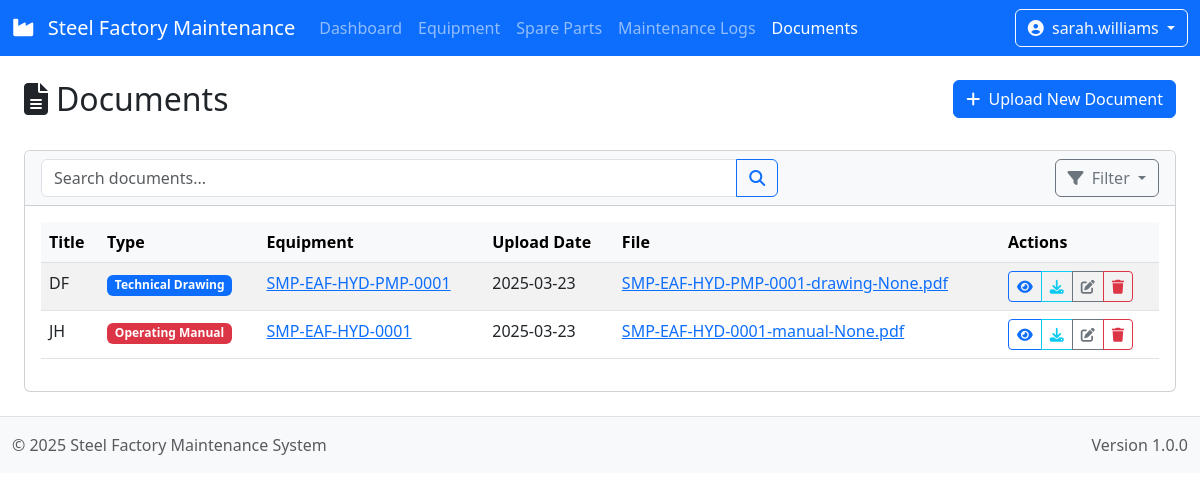
Screenshot of /documents/ (signed in) with the database file from the repository.
### maintenance/models.py (models this page shows, shortened)
class EquipmentDocument(models.Model):
    DOCUMENT_TYPES = (
        ('manual', 'Operating Manual'),
        ('drawing', 'Technical Drawing'),
        ('certificate', 'Certificate'),
        ('procedure', 'Procedure'),
        ('other', 'Other'),
    )
    equipment = models.ForeignKey(Equipment, on_delete=models.CASCADE, related_name='documents')
    title = models.CharField(max_length=200)
    document_type = models.CharField(max_length=20, choices=DOCUMENT_TYPES)
    file = models.FileField(upload_to=document_file_path)
    upload_date = models.DateField(auto_now_add=True)
    description = models.TextField(blank=True, null=True)
    def filename(self):
        return os.path.basename(self.file.name)

class Equipment(models.Model):
    code = models.CharField(max_length=20, unique=True, help_text="Equipment code (e.g., SMP-EAF-HYD-0001)")
    name = models.CharField(max_length=100, help_text="Equipment name")
    equipment_type = models.CharField(max_length=100, help_text="Type of equipment")
    manufacturer = models.CharField(max_length=100, blank=True, null=True)
    model = models.CharField(max_length=100, blank=True, null=True)
    serial_number = models.CharField(max_length=100, blank=True, null=True)
    installation_date = models.DateField(blank=True, null=True)
    last_maintenance_date = models.DateField(blank=True, null=True)
    status = models.CharField(max_length=20, choices=STATUS_CHOICES, default='operational')
    description = models.TextField(blank=True, null=True)
    area = models.ForeignKey(Area, on_delete=models.CASCADE, related_name='equipment')
    parent = models.ForeignKey('self', on_delete=models.CASCADE, null=True, blank=True, related_name='components')

### maintenance/views.py (the view)
# urls.py: path('documents/', views.DocumentListView.as_view(), name='document_list'),
class DocumentListView(LoginRequiredMixin, ListView):
    model = EquipmentDocument
    context_object_name = 'documents'
    template_name = 'maintenance/document_list.html'

### maintenance/templates/maintenance/document_list.html (shortened to what this page needs)
{% extends "maintenance/base.html" %}
{% block content %}
<div class="container-fluid pt-4">
    <div class="row mb-4">
        <div class="col-md-6">
            <h2><i class="fas fa-file-alt me-2"></i>Documents</h2>
        </div>
        <div class="col-md-6 text-md-end">
            <a href="{% url 'maintenance:document_create' %}" class="btn btn-primary">
                <i class="fas fa-plus me-1"></i> Upload New Document
            </a>
        </div>
    </div>
    <div class="card">
        <div class="card-header bg-light">
            <div class="row">
                <div class="col-md-8">
                    <form method="get" class="d-flex">
                        <div class="input-group">
                            <input type="text" name="search" class="form-control" placeholder="Search documents..." value="{{ request.GET.search }}">
                            <button type="submit" class="btn btn-outline-primary">
                                <i class="fas fa-search"></i>
                            </button>
                        </div>
                    </form>
                </div>
                <div class="col-md-4 text-md-end">
                    <div class="dropdown">
                        <button class="btn btn-outline-secondary dropdown-toggle" type="button" id="filterDropdown" data-bs-toggle="dropdown" aria-expanded="false">
                            <i class="fas fa-filter me-1"></i> Filter
                        </button>
                    </div>
                </div>
            </div>
        </div>
        <div class="card-body">
            <div class="table-responsive">
                <table class="table table-hover table-striped">
                    <thead class="table-light">
                        <tr>
                            <th>Title</th>
                            <th>Type</th>
                            <th>Equipment</th>
                            <th>Upload Date</th>
                            <th>File</th>
                            <th>Actions</th>
                        </tr>
                    </thead>
                    <tbody>
                        {% for document in documents %}
                        <tr>
                            <td>{{ document.title }}</td>
                            <td>
                                <span class="badge {% if document.document_type == 'manual' %}bg-danger{% elif document.document_type == 'drawing' %}bg-primary{% elif document.document_type == 'certificate' %}bg-warning{% elif document.document_type == 'procedure' %}bg-info{% else %}bg-secondary{% endif %}">
                                    {{ document.get_document_type_display }}
                                </span>
                            </td>
                            <td>
                                <a href="{% url 'maintenance:equipment_detail' document.equipment.id %}">
                                    {{ document.equipment.code }}
                                </a>
                            </td>
                            <td>{{ document.upload_date|date:"Y-m-d" }}</td>
                            <td>
                                <a href="{{ document.file.url }}" target="_blank">
                                    {{ document.filename }}
                                </a>
                            </td>
                            <td>
                                <div class="btn-group" role="group">
                                    <a href="{{ document.file.url }}" class="btn btn-sm btn-outline-primary" target="_blank" data-bs-toggle="tooltip" title="View">
                                        <i class="fas fa-eye"></i>
                                    </a>
                                    <a href="{{ document.file.url }}" class="btn btn-sm btn-outline-info" download data-bs-toggle="tooltip" title="Download">
                                        <i class="fas fa-download"></i>
                                    </a>
                                    <a href="{% url 'maintenance:document_update' document.id %}" class="btn btn-sm btn-outline-secondary" data-bs-toggle="tooltip" title="Edit">
                                        <i class="fas fa-edit"></i>
                                    </a>
                                    <a href="{% url 'maintenance:document_delete' document.id %}" class="btn btn-sm btn-outline-danger" data-bs-toggle="tooltip" title="Delete">
                                        <i class="fas fa-trash"></i>
                                    </a>
                                </div>
                            </td>
                        </tr>
                        {% empty %}
                        <tr>
                            <td colspan="6" class="text-center">No documents found.</td>
                        </tr>
                        {% endfor %}
                    </tbody>
                </table>
            </div>
        </div>
    </div>
</div>
{% endblock %}

### maintenance/templates/maintenance/base.html (shortened to what this page needs)
<!DOCTYPE html>
<html lang="en">
<head>
    <link href="https://cdnjs.cloudflare.com/ajax/libs/bootstrap/5.3.0/css/bootstrap.min.css" rel="stylesheet">
    <link href="https://cdnjs.cloudflare.com/ajax/libs/jstree/3.3.12/themes/default/style.min.css" rel="stylesheet">
    <link href="https://cdnjs.cloudflare.com/ajax/libs/font-awesome/6.2.1/css/all.min.css" rel="stylesheet">
</head>
<body>
    <header>
        <nav class="navbar navbar-expand-lg navbar-dark bg-primary">
            <div class="container-fluid">
                <a class="navbar-brand" href="{% url 'maintenance:dashboard' %}">
                    <i class="fas fa-industry me-2"></i>
                    Steel Factory Maintenance
                </a>
                <div class="collapse navbar-collapse" id="navbarNav">
                    <ul class="navbar-nav me-auto">
                        <li class="nav-item">
                            <a class="nav-link {% if request.resolver_match.url_name == 'dashboard' %}active{% endif %}"
                               href="{% url 'maintenance:dashboard' %}">Dashboard</a>
                        </li>
                        <li class="nav-item">
                            <a class="nav-link {% if 'equipment' in request.resolver_match.url_name %}active{% endif %}"
                               href="{% url 'maintenance:equipment_list' %}">Equipment</a>
                        </li>
                        <li class="nav-item">
                            <a class="nav-link {% if 'spare_part' in request.resolver_match.url_name %}active{% endif %}"
                               href="{% url 'maintenance:spare_part_list' %}">Spare Parts</a>
                        </li>
                        <li class="nav-item">
                            <a class="nav-link {% if 'maintenance_log' in request.resolver_match.url_name %}active{% endif %}"
                               href="{% url 'maintenance:maintenance_log_list' %}">Maintenance Logs</a>
                        </li>
                        <li class="nav-item">
                            <a class="nav-link {% if 'document' in request.resolver_match.url_name %}active{% endif %}"
                               href="{% url 'maintenance:document_list' %}">Documents</a>
                        </li>
                    </ul>
                    {% if user.is_authenticated %}
                    <div class="d-flex">
                        <div class="dropdown">
                            <button class="btn btn-outline-light dropdown-toggle" type="button" id="userDropdown" data-bs-toggle="dropdown">
                                <i class="fas fa-user-circle me-1"></i>
                                {{ user.username }}
                            </button>
                        </div>
                    </div>
                    {% else %}
                    <div class="d-flex">
                        <a href="{% url 'login' %}" class="btn btn-outline-light">
                            <i class="fas fa-sign-in-alt me-1"></i> Login
                        </a>
                    </div>
                    {% endif %}
                </div>
            </div>
        </nav>
    </header>
    <main class="container-fluid">
        {% block content %}{% endblock %}
    </main>
    <footer class="bg-light py-3 mt-4 border-top">
        <div class="container-fluid">
            <div class="row">
                <div class="col-md-6">
                    <span class="text-muted">© 2025 Steel Factory Maintenance System</span>
                </div>
                <div class="col-md-6 text-md-end">
                    <span class="text-muted">Version 1.0.0</span>
                </div>
            </div>
        </div>
    </footer>
</body>
</html>

### maintenance/templates/maintenance/base.html (style rules this page uses)
.badge.bg-danger { background-color: #dc3545 !important; }

### rows the page displays
EquipmentDocument: title "DF", document_type "Technical Drawing", equipment.code "SMP-EAF-HYD-PMP-0001", upload_date "2025-03-23", filename "SMP-EAF-HYD-PMP-0001-drawing-None.pdf"
EquipmentDocument: title "JH", document_type "Operating Manual", equipment.code "SMP-EAF-HYD-0001", upload_date "2025-03-23", filename "SMP-EAF-HYD-0001-manual-None.pdf"

### other values shown
{{ user.username }} "sarah.williams"
